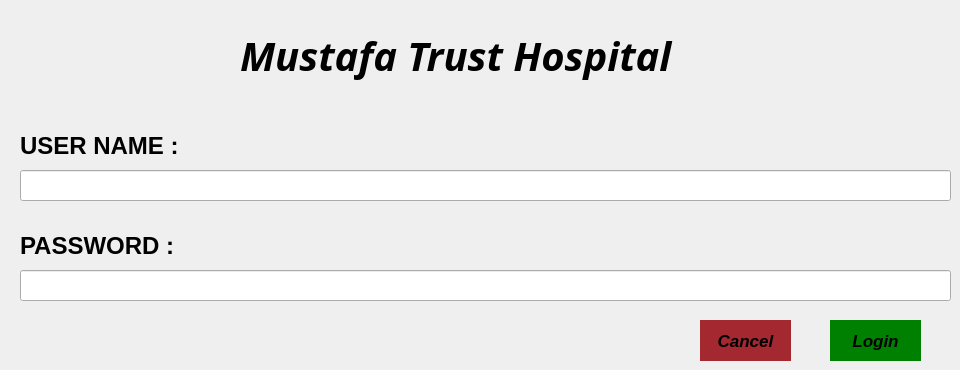
    <widget class="QWidget" name="page">
     <widget class="QLabel" name="label_mustafaTRUST_FOUNDATION">
      <property name="geometry">
       <rect>
        <x>240</x>
        <y>20</y>
        <width>551</width>
        <height>71</height>
       </rect>
      </property>
      <property name="font">
       <font>
        <family>Modern No. 20</family>
        <pointsize>30</pointsize>
        <italic>true</italic>
        <bold>true</bold>
       </font>
      </property>
      <property name="styleSheet">
       <string notr="true"/>
      </property>
      <property name="text">
       <string>Mustafa Trust Hospital</string>
      </property>
     </widget>
     <widget class="QLabel" name="username">
      <property name="geometry">
       <rect>
        <x>20</x>
        <y>130</y>
        <width>211</width>
        <height>31</height>
       </rect>
      </property>
      <property name="font">
       <font>
        <pointsize>18</pointsize>
        <italic>false</italic>
        <bold>true</bold>
       </font>
      </property>
      <property name="styleSheet">
       <string notr="true">QLabel {
    color: black;
}
</string>
      </property>
      <property name="text">
       <string>USER NAME :</string>
      </property>
     </widget>
     <widget class="QLabel" name="password">
      <property name="geometry">
       <rect>
        <x>20</x>
        <y>230</y>
        <width>211</width>
        <height>31</height>
       </rect>
      </property>
      <property name="font">
       <font>
        <pointsize>18</pointsize>
        <italic>false</italic>
        <bold>true</bold>
       </font>
      </property>
      <property name="styleSheet">
       <string notr="true">QLabel {
    color: black;
}
</string>
      </property>
      <property name="text">
       <string>PASSWORD :</string>
      </property>
     </widget>
     <widget class="QLineEdit" name="usernameline">
      <property name="geometry">
       <rect>
        <x>20</x>
        <y>170</y>
        <width>931</width>
        <height>31</height>
       </rect>
      </property>
      <property name="font">
       <font>
        <family>Lucida Bright</family>
        <pointsize>13</pointsize>
        <italic>true</italic>
        <bold>false</bold>
       </font>
      </property>
     </widget>
     <widget class="QLineEdit" name="passwordline">
      <property name="geometry">
       <rect>
        <x>20</x>
        <y>270</y>
        <width>931</width>
        <height>31</height>
       </rect>
      </property>
      <property name="font">
       <font>
        <pointsize>13</pointsize>
        <italic>true</italic>
        <bold>false</bold>
       </font>
      </property>
      <property name="echoMode">
       <enum>QLineEdit::EchoMode::Password</enum>
      </property>
     </widget>
     <widget class="QPushButton" name="pushButton_login">
      <property name="geometry">
       <rect>
        <x>830</x>
        <y>320</y>
        <width>91</width>
        <height>41</height>
       </rect>
      </property>
      <property name="font">
       <font>
        <pointsize>13</pointsize>
        <italic>true</italic>
        <bold>true</bold>
       </font>
      </property>
      <property name="styleSheet">
       <string notr="true">QPushButton {
    background-color: GREEN;
    color: black;
    border: none;
}

QPushButton:hover {
    background-color: GREEN;
    color: black;
}
</string>
      </property>
      <property name="text">
       <string>Login</string>
      </property>
     </widget>
     <widget class="QPushButton" name="pushButton_cancel">
      <property name="geometry">
       <rect>
        <x>700</x>
        <y>320</y>
        <width>91</width>
        <height>41</height>
       </rect>
      </property>
      <property name="font">
       <font>
        <pointsize>13</pointsize>
        <italic>true</italic>
        <bold>true</bold>
       </font>
      </property>
      <property name="styleSheet">
       <string notr="true">QPushButton {
    background-color: #A3282F;
    color: black;
    border: none;
}

QPushButton:hover {
    background-color: #A3282F;
    color: black;
}
</string>
      </property>
      <property name="text">
       <string>Cancel</string>
      </property>
     </widget>
    </widget>
